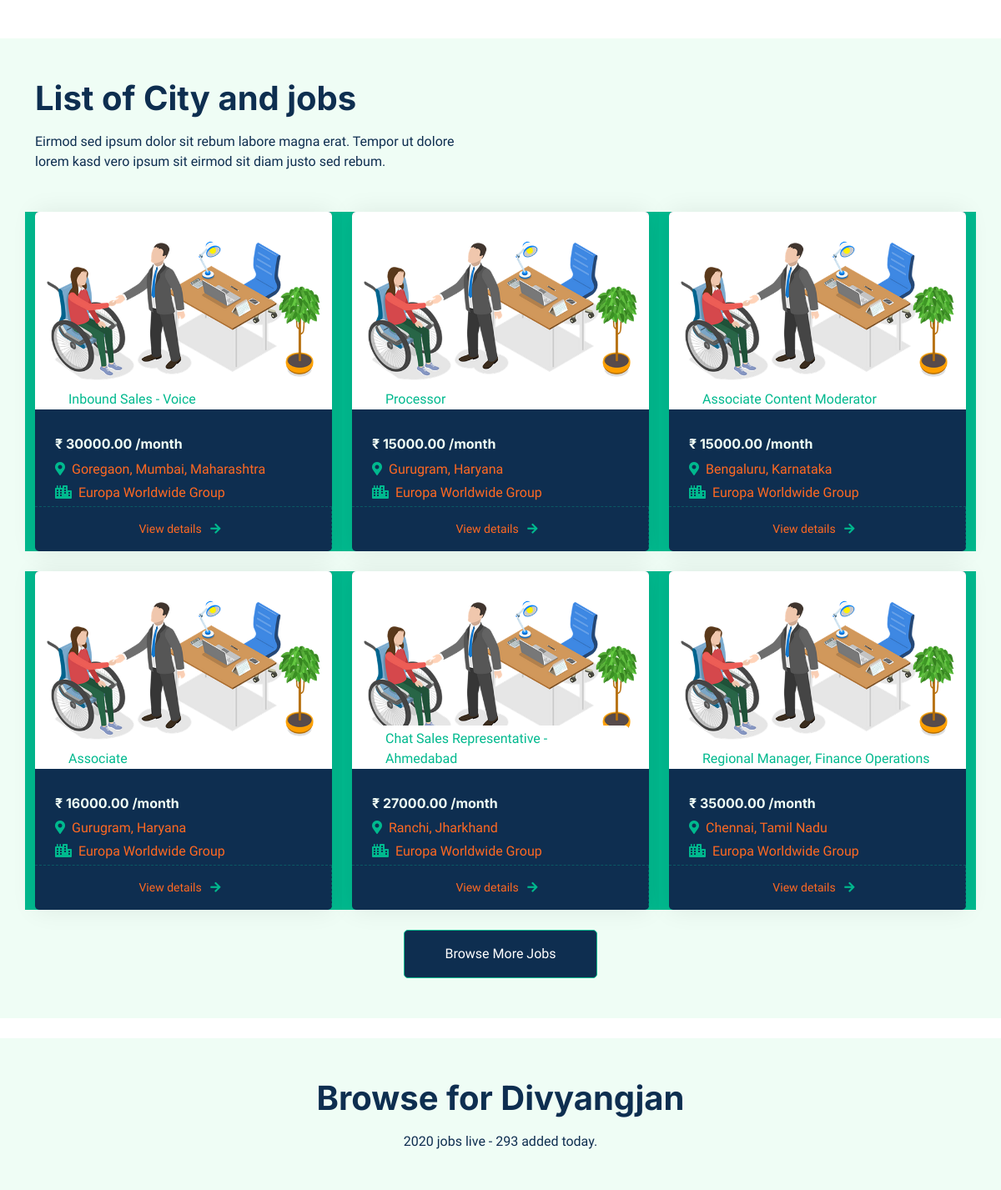
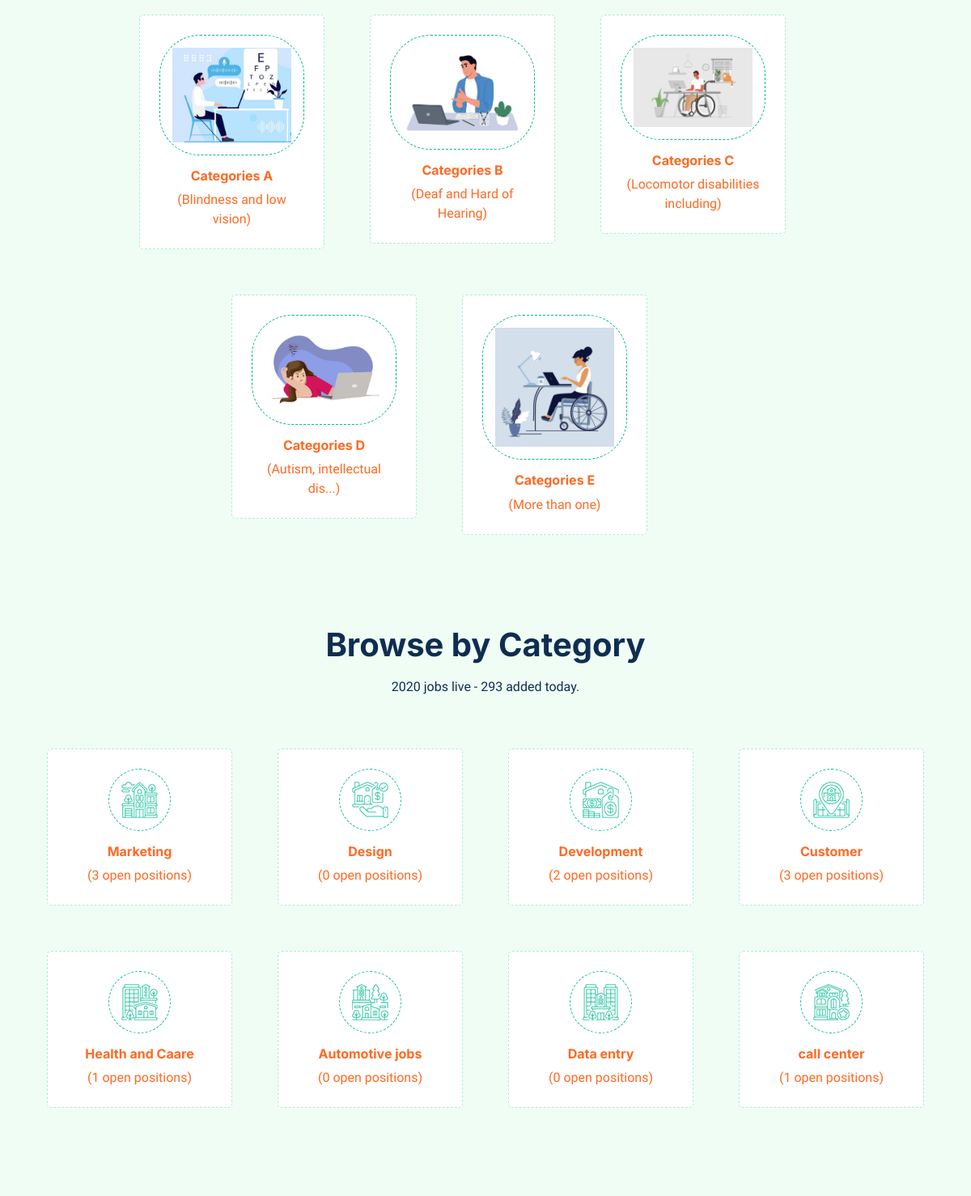
Before: / (middle part) with the older database file (2 pictures, top to bottom).
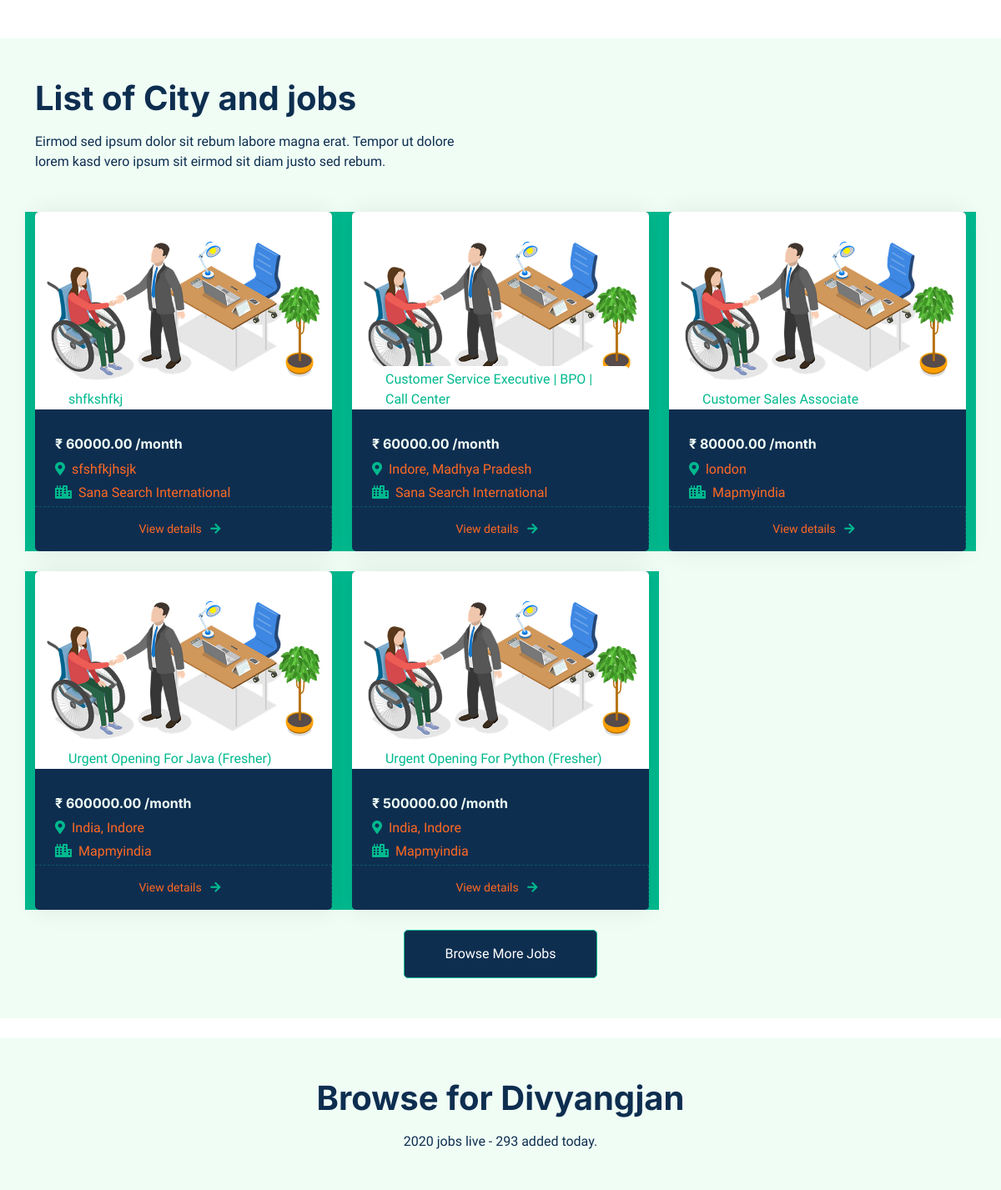
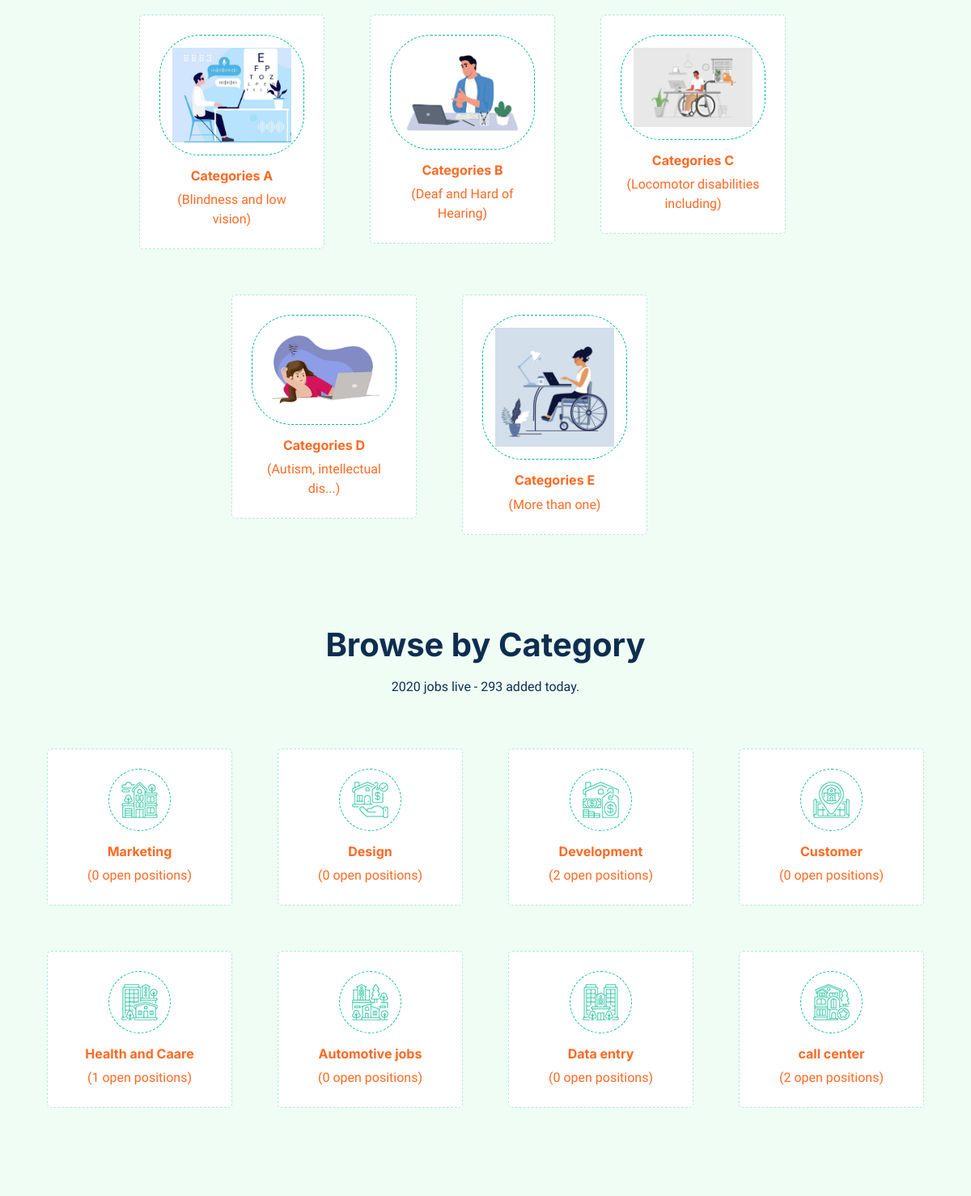
After: the same page with the newer database file (2 pictures, top to bottom).
### usa/models.py (models this page shows, shortened)
class Job(models.Model):
    job_id = models.AutoField(primary_key=True)
    job_title = models.CharField(max_length=255)
    location = models.CharField(max_length=255)
    job_type_choices = [
        ('marketing', 'Marketing'),
        ('design', 'Design'),
        ('development', 'Development'),
        ('customer', 'Customer'),
        ('health_caare', 'Health and Caare'),
        ('automotive', 'Automotive jobs'),
        ('data_entry', 'Data entry'),
        ('call_center', 'Call center'),
    ]
    job_type = models.CharField(max_length=20, choices=job_type_choices)
    mode_choices = [
        ('hibrid', 'Hibrid'),
        ('remote', 'Remote'),
        ('wfo', 'WFO')
    ]
    mode = models.CharField(max_length=10, choices=mode_choices)
    time_choices = [
        ('full_time', 'Full Time'),
        ('part_time', 'Part Time'),
        ('internship', 'Internship'),
    ]
    time = models.CharField(max_length=10, choices=time_choices)
    categories_choices = [
        ('government', 'Government'),
        ('private', 'Private'),
    ]
    categories = models.CharField(max_length=10, choices=categories_choices)
    disability_types = models.ManyToManyField('DisabilityType', related_name='jobs', blank=True)
    salary = models.DecimalField(max_digits=10, decimal_places=2)
    hours = models.PositiveIntegerField()
    about = RichTextField()
    updated_at = models.DateTimeField(auto_now=True)
    company = models.ForeignKey(Companies, on_delete=models.CASCADE, related_name='jobs', default=None)
    last_date = models.DateField(blank=True, null=True)
    is_published = models.BooleanField(default=False)
    is_closed = models.BooleanField(default=False)
    image = models.ImageField(upload_to='job_images/', default='default_job_banner.jpg')
    posted_by = models.ForeignKey('auth.User', on_delete=models.CASCADE)
    print(f"current directory {getcwd()}")
    objects = JobManager()

class Companies(models.Model):
    user = models.OneToOneField(User, on_delete=models.CASCADE, related_name='company_profile')
    name = models.CharField(max_length=300)
    description = RichTextField()
    industry_type = models.CharField(max_length=50, blank=True, null=True)
    logo = models.ImageField(upload_to='company_logos/', blank=True, null=True)
    url = models.URLField(max_length=200, blank=True, null=True)

### usa/views.py (the view)
# urls.py: path('', index, name='index'),  # Add the landing page path
def index(request):
    print(request.user)
    published_jobs = Job.objects.filter(is_published=True).order_by('-updated_at')
    jobs = published_jobs.filter(is_closed=False)
    no_marketing = len(Job.objects.filter(job_type='marketing'))
    no_design = len(Job.objects.filter(job_type='design'))
    no_development = len(Job.objects.filter(job_type='development'))
    no_customer = len(Job.objects.filter(job_type='customer'))
    no_health_caare = len(Job.objects.filter(job_type='health_caare'))
    no_automotive = len(Job.objects.filter(job_type='automotive'))
    no_data_entry = len(Job.objects.filter(job_type='data_entry'))
    no_call_center = len(Job.objects.filter(job_type='call_center'))
    context = {
        'jobs': jobs,
        'no_marketing': no_marketing,
        'no_design': no_design,
        'no_development': no_development,
        'no_customer': no_customer,
        'no_health_caare': no_health_caare,
        'no_automotive': no_automotive,
        'no_data_entry':no_data_entry,
        'no_call_center':no_call_center,
    }
    template_name = "index.html"
    return render(request, template_name, context)

### usa/models.py (called while the page is built)
    def get_queryset(self):
        return JobQuerySet(self.model, using=self._db)

### templates/index.html (shortened to what the changed rows need)
{% load static %}
{% include 'header.html' %}
        <div class="container-xxl py-5">
            <div class="container">
                <div class="row g-0 gx-5 align-items-end">
                    <div class="col-lg-6">
                        <div class="text-start mx-auto mb-5 wow slideInLeft" data-wow-delay="0.1s">
                            <h1 class="mb-3">List of City and jobs</h1>
                        </div>
                    </div>
                </div>
                <div class="tab-content">
                    <div id="tab-1" class="tab-pane fade show p-0 active">
                        <div class="row g-4">
                            {% for job in jobs|slice:":6" %}
                                <div class="col-lg-4 col-md-6 wow fadeInUp" data-wow-delay="0.1s">
                                    <div class="property-item rounded overflow-hidden" style="background-color: var(--dark);">
                                        <div class="position-relative overflow-hidden">
                                            <a href=""><img class="img-fluid" src="{{job.image.url}}" alt="card-Image"></a>
                                            <div class="bg-white rounded-top text-primary position-absolute start-0 bottom-0 mx-4 pt-1 px-3">{{ job.job_title }}</div>
                                        </div>
                                        <div class="p-4 pb-0">
                                            <h5 class="d-block h6 mb-2" style="color: var(--light);">₹ {{ job.salary }} /month</h5>
                                            <p class="d-block  mb-1"><i class="fa fa-map-marker-alt text-primary me-2"></i>{{ job.location }}</p>
                                            <p class="d-block  mb-1"><i class="fa fa-sharp fa-light fa-city text-primary me-2"></i>{{ job.company.name }}</p>
                                        </div>
                                        <a href="{% url 'usa:login' %}">
                                            <div class="d-flex border-top">
                                                <small class="flex-fill text-center border-end py-3">View details<i class="fa fa-duotone fa-arrow-right text-primary me-2" style="margin-left: 3%;"></i></small>
                                            </div>
                                        </a>
                                    </div>
                                </div>
                            {% endfor %}
                        </div>
                    </div>
                </div>
            </div>
        </div>
        <br>
        <div class="container-xxl py-5">
            <div class="container">
                <div class="text-center mx-auto mb-5 wow fadeInUp" data-wow-delay="0.1s" style="max-width: 600px;">
                    <h1 class="mb-3">Browse for Divyangjan</h1>
                </div>
            </div>
        </div>
         <div class="container-xxl py-5">
            <div class="container">
                <div class="text-center mx-auto mb-5 wow fadeInUp" data-wow-delay="0.1s" style="max-width: 600px;">
                    <h1 class="mb-3">Browse by Category</h1>
                </div>
                <div class="row g-4">
                    <div class="col-lg-3 col-sm-6 wow fadeInUp" data-wow-delay="0.1s">
                        <a class="cat-item d-block bg-light text-center rounded p-3" href="{% url 'usa:job_list_by_type' job_type='marketing' %}">
                            <div class="rounded p-4">
                                <div class="icon mb-3">
                                    <img class="img-fluid" src="{% static 'img/icon-apartment.png' %}" alt="Icon">
                                </div>
                                <h6>Marketing</h6>
                                <span>({{no_marketing}} open positions)</span>
                            </div>
                        </a>
                    </div>
                    <div class="col-lg-3 col-sm-6 wow fadeInUp" data-wow-delay="0.7s">
                        <a class="cat-item d-block bg-light text-center rounded p-3" href="{% url 'usa:job_list_by_type' job_type='customer' %}">
                            <div class="rounded p-4">
                                <div class="icon mb-3">
                                    <img class="img-fluid" src="{% static 'img/icon-housing.png' %}" alt="Icon">
                                </div>
                                <h6>Customer</h6>
                                <span>({{no_customer}} open positions)</span>
                            </div>
                        </a>
                    </div>
                    <div class="col-lg-3 col-sm-6 wow fadeInUp" data-wow-delay="0.7s">
                        <a class="cat-item d-block bg-light text-center rounded p-3" href="{% url 'usa:job_list_by_type' job_type='call_center' %}">
                            <div class="rounded p-4">
                                <div class="icon mb-3">
                                    <img class="img-fluid" src="{% static 'img/icon-luxury.png' %}" alt="Icon">
                                </div>
                                <h6>call center</h6>
                                <span>({{no_call_center}} open positions)</span>
                            </div>
                        </a>
                    </div>
                </div>
            </div>
        </div>
{% include 'footer.html' %}

Changed rows visible on the page:
removed Job: image (placeholder picture), job_title "Inbound Sales - Voice", salary "30000.00", location "Goregaon, Mumbai, Maharashtra", company.name "Europa Worldwide Group"
removed Job: image (placeholder picture), job_title "Processor", salary "15000.00", location "Gurugram, Haryana", company.name "Europa Worldwide Group"
removed Job: image (placeholder picture), job_title "Associate Content Moderator", salary "15000.00", location "Bengaluru, Karnataka", company.name "Europa Worldwide Group"
removed Job: image (placeholder picture), job_title "Associate", salary "16000.00", location "Gurugram, Haryana", company.name "Europa Worldwide Group"
removed Job: image (placeholder picture), job_title "Chat Sales Representative - Ahmedabad", salary "27000.00", location "Ranchi, Jharkhand", company.name "Europa Worldwide Group"
removed Job: image (placeholder picture), job_title "Regional Manager, Finance Operations", salary "35000.00", location "Chennai, Tamil Nadu", company.name "Europa Worldwide Group"
added Job: image (placeholder picture), job_title "shfkshfkj", salary "60000.00", location "sfshfkjhsjk", company.name "Sana Search International"
added Job: image (placeholder picture), job_title "Customer Service Executive | BPO | Call Center", salary "60000.00", location "Indore, Madhya Pradesh", company.name "Sana Search International"
added Job: image (placeholder picture), job_title "Customer Sales Associate", salary "80000.00", location "london", company.name "Mapmyindia"
added Job: image (placeholder picture), job_title "Urgent Opening For Java (Fresher)", salary "600000.00", location "India, Indore", company.name "Mapmyindia"
added Job: image (placeholder picture), job_title "Urgent Opening For Python (Fresher)", salary "500000.00", location "India, Indore", company.name "Mapmyindia"
Other visible differences:
{{ no_marketing }}: "3" → "0"
{{ no_customer }}: "3" → "0"
{{ no_call_center }}: "1" → "2"
